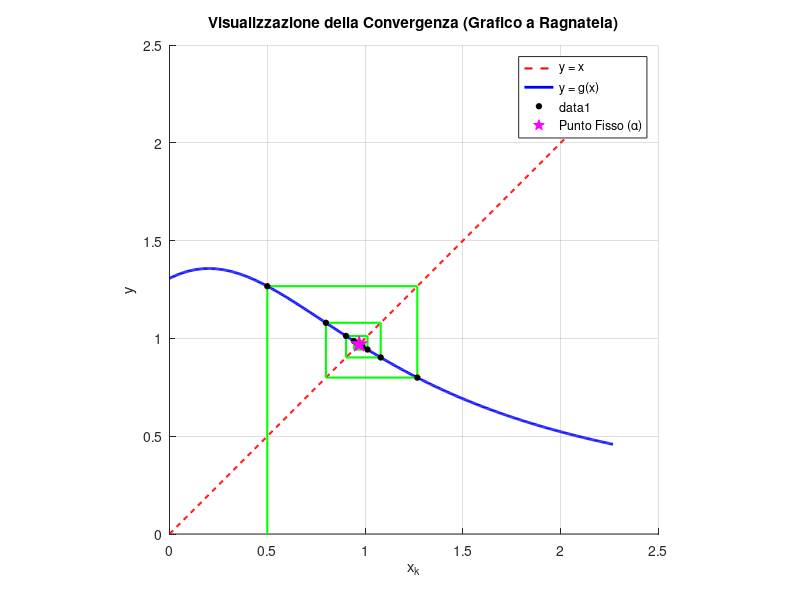

MATLAB code to generate this figure:
% =========================================================================
% METODO DEL PUNTO FISSO CON GRAFICO A RAGNATELA (COBWEB PLOT)
% =========================================================================
clear; clc; close all;
format long; % Imposta la visualizzazione interna di MATLAB ad alta precisione

% 1. DEFINIZIONE DELLA FUNZIONE g(x)
g = @(x) (x + 2 - log(x + 2)) ./ (x.^2 + 1);

% 2. PARAMETRI DI INPUT
x0 = 0.5         % Punto iniziale
tol = 1e-12;      % Tolleranza ad alta precisione
max_iter = 150;    % Numero massimo di iterazioni per il grafico

% 3. ALLOCAZIONE VETTORI PER MEMORIZZARE I PASSI
X = zeros(1, max_iter);
X(1) = x0;
iter = 0;
errore = Inf;

% =========================================================================
% 4. LOOP ITERATIVO (Sostituito con controllo di divergenza)
% =========================================================================
diverge = false; % Variabile bandiera (flag) per tracciare la divergenza

while (errore > tol) && (iter < max_iter-1)
    iter = iter + 1;
    prossimo_x = g(X(iter));
    
    % CONTROLLO DI SICUREZZA 1: Se il valore è Inf, NaN o sta esplodendo numericamente
    if isnan(prossimo_x) || isinf(prossimo_x) || abs(prossimo_x) > 1e10
        diverge = true;
        break; % Interrompe immediatamente il ciclo while
    end
    
    X(iter+1) = prossimo_x;
    
    % CONTROLLO DI SICUREZZA 2: se l'errore attuale è molto più grande 
    % del precedente, il metodo sta chiaramente scappando via (divergendo)
    nuovo_errore = abs(X(iter+1) - X(iter));
    if iter > 1 && nuovo_errore > errore * 10 
        diverge = true;
        errore = nuovo_errore;
        break;
    end
    
    errore = nuovo_errore;
end

% Tagliamo i vettori alle iterazioni effettivamente calcolate
X = X(1:iter+1);

% Stampa dei risultati nella Command Window (Mostra 12 cifre decimali)
fprintf('---------------------------------------------------\n');
if diverge
    warning('ATTENZIONE: Il metodo sta DIVERGENDO violentemente!');
    fprintf('Il calcolo è stato arrestato per evitare errori numerici alla iterazione %d.\n', iter);
elseif iter >= max_iter-1 && errore > tol
    warning('Il metodo non è giunto a convergenza nel numero massimo di iterazioni consentite.');
    fprintf('Ultimo valore calcolato: %1.12f (Errore rimasto: %1.2e)\n', X(end), errore);
else
    fprintf('Il metodo è CONVERSO con successo!\n');
    fprintf('Punto fisso trovato: %1.12f in %d iterazioni.\n', X(end), iter);
end
fprintf('---------------------------------------------------\n');

% =========================================================================
% 5. PARTE GRAFICA
% =========================================================================
figure('Name', 'Analisi di Convergenza - Punto Fisso', 'NumberTitle', 'off');
hold on; grid on;

% Definiamo un intervallo di assi appropriato intorno allo zero trovato
xmin = max(min(X) - 0.5, -1.99);
xmax = max(X) + 1;
x_plot = linspace(xmin, xmax, 500);

% Disegno la bisettrice y = x (in rosso tratteggiato)
plot(x_plot, x_plot, 'r--', 'LineWidth', 1.5, 'DisplayName', 'y = x');

% Disegno la curva y = g(x) (in blu)
plot(x_plot, g(x_plot), 'b-', 'LineWidth', 2, 'DisplayName', 'y = g(x)');

% Disegno l'andamento iterativo (La Ragnatela)
for k = 1:iter
    % Segmento verticale: aggiunto 'HandleVisibility', 'off'
    if k == 1
        plot([X(k), X(k)], [0, X(k+1)], 'g-', 'LineWidth', 1.5, 'HandleVisibility', 'off'); 
    else
        plot([X(k), X(k)], [X(k), X(k+1)], 'g-', 'LineWidth', 1.5, 'HandleVisibility', 'off');
    end
    pause(0.1); % Animazione più rapida e piacevole
    
    % Segmento orizzontale: aggiunto 'HandleVisibility', 'off'
    plot([X(k), X(k+1)], [X(k+1), X(k+1)], 'g-', 'LineWidth', 1.5, 'HandleVisibility', 'off');
    pause(0.1);
end

% Evidenzio i punti di scatto con dei pallini neri
plot(X(1:end-1), X(2:end), 'ko', 'MarkerFaceColor', 'k', 'MarkerSize', 4);

% Evidenzio il punto fisso finale con una stella magica
plot(X(end), X(end), 'mp', 'MarkerFaceColor', 'm', 'MarkerSize', 12, 'DisplayName', 'Punto Fisso (\alpha)');

% Abbellimenti del grafico
xlabel('x_k');
ylabel('y');
title('Visualizzazione della Convergenza (Grafico a Ragnatela)');
legend('Location', 'best');
axis square;
hold off;
